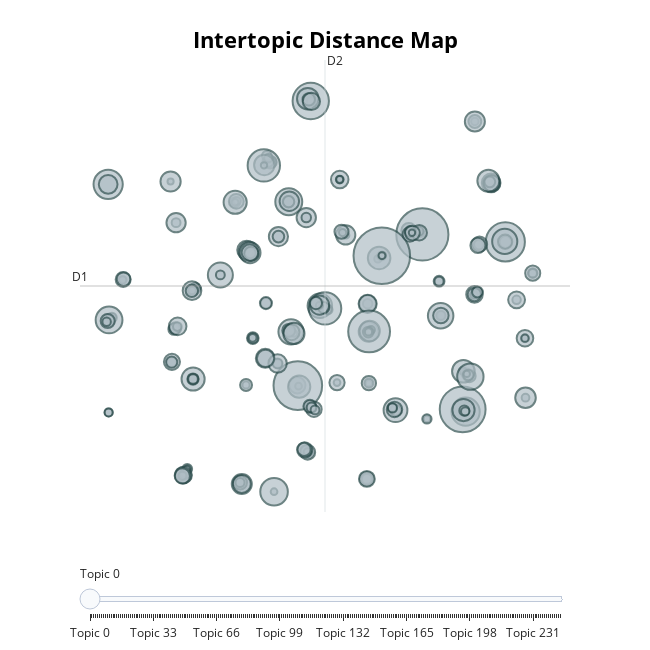

Write notebook code for a chart like this one.
### Code cell
topic_model.visualize_topics().show()

### Figure 1 — Plotly figure (JSON) as saved in the notebook; plotly's stock layout.template omitted (floating-point values rounded to 4 significant figures; data arrays with more than 128 entries replaced by an {"elided": "..."} marker saying what was removed)
{"data": [{"customdata": {"elided": "246x3 mixed values"}, "hovertemplate": "<b>Topic %{customdata[0]}</b><br>%{customdata[1]}<br>Size: %{customdata[2]}", "legendgroup": "", "marker": {"color": "#B0BEC5", "line": {"color": "DarkSlateGrey", "width": 2}, "size": {"elided": "246 int values"}, "sizemode": "area", "sizeref": 0.5344, "symbol": "circle"}, "mode": "markers", "name": "", "orientation": "v", "showlegend": false, "type": "scatter", "x": {"elided": "246 float values"}, "xaxis": "x", "y": {"elided": "246 float values"}, "yaxis": "y"}], "layout": {"annotations": [{"showarrow": false, "text": "D1", "x": -14.22, "y": 6.267, "yshift": 10}, {"showarrow": false, "text": "D2", "x": 2.835, "xshift": 10, "y": 26.34}], "height": 650, "hoverlabel": {"bgcolor": "white", "font": {"family": "Rockwell", "size": 16}}, "legend": {"itemsizing": "constant", "tracegroupgap": 0}, "margin": {"t": 60}, "shapes": [{"line": {"color": "#CFD8DC", "width": 2}, "type": "line", "x0": 2.835, "x1": 2.835, "y0": -13.81, "y1": 26.34}, {"line": {"color": "#9E9E9E", "width": 2}, "type": "line", "x0": -14.22, "x1": 19.89, "y0": 6.267, "y1": 6.267}], "sliders": [{"active": 0, "pad": {"t": 50}, "steps": [{"args": [{"marker.color": {"elided": "1x246 str values"}}], "label": "Topic 0", "method": "update"}, {"args": [{"marker.color": {"elided": "1x246 str values"}}], "label": "Topic 1", "method": "update"}, {"args": [{"marker.color": {"elided": "1x246 str values"}}], "label": "Topic 2", "method": "update"}, {"args": [{"marker.color": {"elided": "1x246 str values"}}], "label": "Topic 3", "method": "update"}, {"args": [{"marker.color": {"elided": "1x246 str values"}}], "label": "Topic 4", "method": "update"}, {"args": [{"marker.color": {"elided": "1x246 str values"}}], "label": "Topic 5", "method": "update"}, {"args": [{"marker.color": {"elided": "1x246 str values"}}], "label": "Topic 6", "method": "update"}, {"args": [{"marker.color": {"elided": "1x246 str values"}}], "label": "Topic 7", "method": "update"}, {"args": [{"marker.color": {"elided": "1x246 str values"}}], "label": "Topic 8", "method": "update"}, {"args": [{"marker.color": {"elided": "1x246 str values"}}], "label": "Topic 9", "method": "update"}, {"args": [{"marker.color": {"elided": "1x246 str values"}}], "label": "Topic 10", "method": "update"}, {"args": [{"marker.color": {"elided": "1x246 str values"}}], "label": "Topic 11", "method": "update"}, {"args": [{"marker.color": {"elided": "1x246 str values"}}], "label": "Topic 12", "method": "update"}, {"args": [{"marker.color": {"elided": "1x246 str values"}}], "label": "Topic 13", "method": "update"}, {"args": [{"marker.color": {"elided": "1x246 str values"}}], "label": "Topic 14", "method": "update"}, {"args": [{"marker.color": {"elided": "1x246 str values"}}], "label": "Topic 15", "method": "update"}, {"args": [{"marker.color": {"elided": "1x246 str values"}}], "label": "Topic 16", "method": "update"}, {"args": [{"marker.color": {"elided": "1x246 str values"}}], "label": "Topic 17", "method": "update"}, {"args": [{"marker.color": {"elided": "1x246 str values"}}], "label": "Topic 18", "method": "update"}, {"args": [{"marker.color": {"elided": "1x246 str values"}}], "label": "Topic 19", "method": "update"}, {"args": [{"marker.color": {"elided": "1x246 str values"}}], "label": "Topic 20", "method": "update"}, {"args": [{"marker.color": {"elided": "1x246 str values"}}], "label": "Topic 21", "method": "update"}, {"args": [{"marker.color": {"elided": "1x246 str values"}}], "label": "Topic 22", "method": "update"}, {"args": [{"marker.color": {"elided": "1x246 str values"}}], "label": "Topic 23", "method": "update"}, {"args": [{"marker.color": {"elided": "1x246 str values"}}], "label": "Topic 24", "method": "update"}, {"args": [{"marker.color": {"elided": "1x246 str values"}}], "label": "Topic 25", "method": "update"}, {"args": [{"marker.color": {"elided": "1x246 str values"}}], "label": "Topic 26", "method": "update"}, {"args": [{"marker.color": {"elided": "1x246 str values"}}], "label": "Topic 27", "method": "update"}, {"args": [{"marker.color": {"elided": "1x246 str values"}}], "label": "Topic 28", "method": "update"}, {"args": [{"marker.color": {"elided": "1x246 str values"}}], "label": "Topic 29", "method": "update"}, {"args": [{"marker.color": {"elided": "1x246 str values"}}], "label": "Topic 30", "method": "update"}, {"args": [{"marker.color": {"elided": "1x246 str values"}}], "label": "Topic 31", "method": "update"}, {"args": [{"marker.color": {"elided": "1x246 str values"}}], "label": "Topic 32", "method": "update"}, {"args": [{"marker.color": {"elided": "1x246 str values"}}], "label": "Topic 33", "method": "update"}, {"args": [{"marker.color": {"elided": "1x246 str values"}}], "label": "Topic 34", "method": "update"}, {"args": [{"marker.color": {"elided": "1x246 str values"}}], "label": "Topic 35", "method": "update"}, {"args": [{"marker.color": {"elided": "1x246 str values"}}], "label": "Topic 36", "method": "update"}, {"args": [{"marker.color": {"elided": "1x246 str values"}}], "label": "Topic 37", "method": "update"}, {"args": [{"marker.color": {"elided": "1x246 str values"}}], "label": "Topic 38", "method": "update"}, {"args": [{"marker.color": {"elided": "1x246 str values"}}], "label": "Topic 39", "method": "update"}, {"args": [{"marker.color": {"elided": "1x246 str values"}}], "label": "Topic 40", "method": "update"}, {"args": [{"marker.color": {"elided": "1x246 str values"}}], "label": "Topic 41", "method": "update"}, {"args": [{"marker.color": {"elided": "1x246 str values"}}], "label": "Topic 42", "method": "update"}, {"args": [{"marker.color": {"elided": "1x246 str values"}}], "label": "Topic 43", "method": "update"}, {"args": [{"marker.color": {"elided": "1x246 str values"}}], "label": "Topic 44", "method": "update"}, {"args": [{"marker.color": {"elided": "1x246 str values"}}], "label": "Topic 45", "method": "update"}, {"args": [{"marker.color": {"elided": "1x246 str values"}}], "label": "Topic 46", "method": "update"}, {"args": [{"marker.color": {"elided": "1x246 str values"}}], "label": "Topic 47", "method": "update"}, {"args": [{"marker.color": {"elided": "1x246 str values"}}], "label": "Topic 48", "method": "update"}, {"args": [{"marker.color": {"elided": "1x246 str values"}}], "label": "Topic 49", "method": "update"}, {"args": [{"marker.color": {"elided": "1x246 str values"}}], "label": "Topic 50", "method": "update"}, {"args": [{"marker.color": {"elided": "1x246 str values"}}], "label": "Topic 51", "method": "update"}, {"args": [{"marker.color": {"elided": "1x246 str values"}}], "label": "Topic 52", "method": "update"}, {"args": [{"marker.color": {"elided": "1x246 str values"}}], "label": "Topic 53", "method": "update"}, {"args": [{"marker.color": {"elided": "1x246 str values"}}], "label": "Topic 54", "method": "update"}, {"args": [{"marker.color": {"elided": "1x246 str values"}}], "label": "Topic 55", "method": "update"}, {"args": [{"marker.color": {"elided": "1x246 str values"}}], "label": "Topic 56", "method": "update"}, {"args": [{"marker.color": {"elided": "1x246 str values"}}], "label": "Topic 57", "method": "update"}, {"args": [{"marker.color": {"elided": "1x246 str values"}}], "label": "Topic 58", "method": "update"}, {"args": [{"marker.color": {"elided": "1x246 str values"}}], "label": "Topic 59", "method": "update"}, {"args": [{"marker.color": {"elided": "1x246 str values"}}], "label": "Topic 60", "method": "update"}, {"args": [{"marker.color": {"elided": "1x246 str values"}}], "label": "Topic 61", "method": "update"}, {"args": [{"marker.color": {"elided": "1x246 str values"}}], "label": "Topic 62", "method": "update"}, {"args": [{"marker.color": {"elided": "1x246 str values"}}], "label": "Topic 63", "method": "update"}, {"args": [{"marker.color": {"elided": "1x246 str values"}}], "label": "Topic 64", "method": "update"}, {"args": [{"marker.color": {"elided": "1x246 str values"}}], "label": "Topic 65", "method": "update"}, {"args": [{"marker.color": {"elided": "1x246 str values"}}], "label": "Topic 66", "method": "update"}, {"args": [{"marker.color": {"elided": "1x246 str values"}}], "label": "Topic 67", "method": "update"}, {"args": [{"marker.color": {"elided": "1x246 str values"}}], "label": "Topic 68", "method": "update"}, {"args": [{"marker.color": {"elided": "1x246 str values"}}], "label": "Topic 69", "method": "update"}, {"args": [{"marker.color": {"elided": "1x246 str values"}}], "label": "Topic 70", "method": "update"}, {"args": [{"marker.color": {"elided": "1x246 str values"}}], "label": "Topic 71", "method": "update"}, {"args": [{"marker.color": {"elided": "1x246 str values"}}], "label": "Topic 72", "method": "update"}, {"args": [{"marker.color": {"elided": "1x246 str values"}}], "label": "Topic 73", "method": "update"}, {"args": [{"marker.color": {"elided": "1x246 str values"}}], "label": "Topic 74", "method": "update"}, {"args": [{"marker.color": {"elided": "1x246 str values"}}], "label": "Topic 75", "method": "update"}, {"args": [{"marker.color": {"elided": "1x246 str values"}}], "label": "Topic 76", "method": "update"}, {"args": [{"marker.color": {"elided": "1x246 str values"}}], "label": "Topic 77", "method": "update"}, {"args": [{"marker.color": {"elided": "1x246 str values"}}], "label": "Topic 78", "method": "update"}, {"args": [{"marker.color": {"elided": "1x246 str values"}}], "label": "Topic 79", "method": "update"}, {"args": [{"marker.color": {"elided": "1x246 str values"}}], "label": "Topic 80", "method": "update"}, {"args": [{"marker.color": {"elided": "1x246 str values"}}], "label": "Topic 81", "method": "update"}, {"args": [{"marker.color": {"elided": "1x246 str values"}}], "label": "Topic 82", "method": "update"}, {"args": [{"marker.color": {"elided": "1x246 str values"}}], "label": "Topic 83", "method": "update"}, {"args": [{"marker.color": {"elided": "1x246 str values"}}], "label": "Topic 84", "method": "update"}, {"args": [{"marker.color": {"elided": "1x246 str values"}}], "label": "Topic 85", "method": "update"}, {"args": [{"marker.color": {"elided": "1x246 str values"}}], "label": "Topic 86", "method": "update"}, {"args": [{"marker.color": {"elided": "1x246 str values"}}], "label": "Topic 87", "method": "update"}, {"args": [{"marker.color": {"elided": "1x246 str values"}}], "label": "Topic 88", "method": "update"}, {"args": [{"marker.color": {"elided": "1x246 str values"}}], "label": "Topic 89", "method": "update"}, {"args": [{"marker.color": {"elided": "1x246 str values"}}], "label": "Topic 90", "method": "update"}, {"args": [{"marker.color": {"elided": "1x246 str values"}}], "label": "Topic 91", "method": "update"}, {"args": [{"marker.color": {"elided": "1x246 str values"}}], "label": "Topic 92", "method": "update"}, {"args": [{"marker.color": {"elided": "1x246 str values"}}], "label": "Topic 93", "method": "update"}, {"args": [{"marker.color": {"elided": "1x246 str values"}}], "label": "Topic 94", "method": "update"}, {"args": [{"marker.color": {"elided": "1x246 str values"}}], "label": "Topic 95", "method": "update"}, {"args": [{"marker.color": {"elided": "1x246 str values"}}], "label": "Topic 96", "method": "update"}, {"args": [{"marker.color": {"elided": "1x246 str values"}}], "label": "Topic 97", "method": "update"}, {"args": [{"marker.color": {"elided": "1x246 str values"}}], "label": "Topic 98", "method": "update"}, {"args": [{"marker.color": {"elided": "1x246 str values"}}], "label": "Topic 99", "method": "update"}, {"args": [{"marker.color": {"elided": "1x246 str values"}}], "label": "Topic 100", "method": "update"}, {"args": [{"marker.color": {"elided": "1x246 str values"}}], "label": "Topic 101", "method": "update"}, {"args": [{"marker.color": {"elided": "1x246 str values"}}], "label": "Topic 102", "method": "update"}, {"args": [{"marker.color": {"elided": "1x246 str values"}}], "label": "Topic 103", "method": "update"}, {"args": [{"marker.color": {"elided": "1x246 str values"}}], "label": "Topic 104", "method": "update"}, {"args": [{"marker.color": {"elided": "1x246 str values"}}], "label": "Topic 105", "method": "update"}, {"args": [{"marker.color": {"elided": "1x246 str values"}}], "label": "Topic 106", "method": "update"}, {"args": [{"marker.color": {"elided": "1x246 str values"}}], "label": "Topic 107", "method": "update"}, {"args": [{"marker.color": {"elided": "1x246 str values"}}], "label": "Topic 108", "method": "update"}, {"args": [{"marker.color": {"elided": "1x246 str values"}}], "label": "Topic 109", "method": "update"}, {"args": [{"marker.color": {"elided": "1x246 str values"}}], "label": "Topic 110", "method": "update"}, {"args": [{"marker.color": {"elided": "1x246 str values"}}], "label": "Topic 111", "method": "update"}, {"args": [{"marker.color": {"elided": "1x246 str values"}}], "label": "Topic 112", "method": "update"}, {"args": [{"marker.color": {"elided": "1x246 str values"}}], "label": "Topic 113", "method": "update"}, {"args": [{"marker.color": {"elided": "1x246 str values"}}], "label": "Topic 114", "method": "update"}, {"args": [{"marker.color": {"elided": "1x246 str values"}}], "label": "Topic 115", "method": "update"}, {"args": [{"marker.color": {"elided": "1x246 str values"}}], "label": "Topic 116", "method": "update"}, {"args": [{"marker.color": {"elided": "1x246 str values"}}], "label": "Topic 117", "method": "update"}, {"args": [{"marker.color": {"elided": "1x246 str values"}}], "label": "Topic 118", "method": "update"}, {"args": [{"marker.color": {"elided": "1x246 str values"}}], "label": "Topic 119", "method": "update"}, {"args": [{"marker.color": {"elided": "1x246 str values"}}], "label": "Topic 120", "method": "update"}, {"args": [{"marker.color": {"elided": "1x246 str values"}}], "label": "Topic 121", "method": "update"}, {"args": [{"marker.color": {"elided": "1x246 str values"}}], "label": "Topic 122", "method": "update"}, {"args": [{"marker.color": {"elided": "1x246 str values"}}], "label": "Topic 123", "method": "update"}, {"args": [{"marker.color": {"elided": "1x246 str values"}}], "label": "Topic 124", "method": "update"}, {"args": [{"marker.color": {"elided": "1x246 str values"}}], "label": "Topic 125", "method": "update"}, {"args": [{"marker.color": {"elided": "1x246 str values"}}], "label": "Topic 126", "method": "update"}, {"args": [{"marker.color": {"elided": "1x246 str values"}}], "label": "Topic 127", "method": "update"}, {"args": [{"marker.color": {"elided": "1x246 str values"}}], "label": "Topic 128", "method": "update"}, {"args": [{"marker.color": {"elided": "1x246 str values"}}], "label": "Topic 129", "method": "update"}, {"args": [{"marker.color": {"elided": "1x246 str values"}}], "label": "Topic 130", "method": "update"}, {"args": [{"marker.color": {"elided": "1x246 str values"}}], "label": "Topic 131", "method": "update"}, {"args": [{"marker.color": {"elided": "1x246 str values"}}], "label": "Topic 132", "method": "update"}, {"args": [{"marker.color": {"elided": "1x246 str values"}}], "label": "Topic 133", "method": "update"}, {"args": [{"marker.color": {"elided": "1x246 str values"}}], "label": "Topic 134", "method": "update"}, {"args": [{"marker.color": {"elided": "1x246 str values"}}], "label": "Topic 135", "method": "update"}, {"args": [{"marker.color": {"elided": "1x246 str values"}}], "label": "Topic 136", "method": "update"}, {"args": [{"marker.color": {"elided": "1x246 str values"}}], "label": "Topic 137", "method": "update"}, {"args": [{"marker.color": {"elided": "1x246 str values"}}], "label": "Topic 138", "method": "update"}, {"args": [{"marker.color": {"elided": "1x246 str values"}}], "label": "Topic 139", "method": "update"}, {"args": [{"marker.color": {"elided": "1x246 str values"}}], "label": "Topic 140", "method": "update"}, {"args": [{"marker.color": {"elided": "1x246 str values"}}], "label": "Topic 141", "method": "update"}, {"args": [{"marker.color": {"elided": "1x246 str values"}}], "label": "Topic 142", "method": "update"}, {"args": [{"marker.color": {"elided": "1x246 str values"}}], "label": "Topic 143", "method": "update"}, {"args": [{"marker.color": {"elided": "1x246 str values"}}], "label": "Topic 144", "method": "update"}, {"args": [{"marker.color": {"elided": "1x246 str values"}}], "label": "Topic 145", "method": "update"}, {"args": [{"marker.color": {"elided": "1x246 str values"}}], "label": "Topic 146", "method": "update"}, {"args": [{"marker.color": {"elided": "1x246 str values"}}], "label": "Topic 147", "method": "update"}, {"args": [{"marker.color": {"elided": "1x246 str values"}}], "label": "Topic 148", "method": "update"}, {"args": [{"marker.color": {"elided": "1x246 str values"}}], "label": "Topic 149", "method": "update"}, {"args": [{"marker.color": {"elided": "1x246 str values"}}], "label": "Topic 150", "method": "update"}, {"args": [{"marker.color": {"elided": "1x246 str values"}}], "label": "Topic 151", "method": "update"}, {"args": [{"marker.color": {"elided": "1x246 str values"}}], "label": "Topic 152", "method": "update"}, {"args": [{"marker.color": {"elided": "1x246 str values"}}], "label": "Topic 153", "method": "update"}, {"args": [{"marker.color": {"elided": "1x246 str values"}}], "label": "Topic 154", "method": "update"}, {"args": [{"marker.color": {"elided": "1x246 str values"}}], "label": "Topic 155", "method": "update"}, {"args": [{"marker.color": {"elided": "1x246 str values"}}], "label": "Topic 156", "method": "update"}, {"args": [{"marker.color": {"elided": "1x246 str values"}}], "label": "Topic 157", "method": "update"}, {"args": [{"marker.color": {"elided": "1x246 str values"}}], "label": "Topic 158", "method": "update"}, {"args": [{"marker.color": {"elided": "1x246 str values"}}], "label": "Topic 159", "method": "update"}, {"args": [{"marker.color": {"elided": "1x246 str values"}}], "label": "Topic 160", "method": "update"}, {"args": [{"marker.color": {"elided": "1x246 str values"}}], "label": "Topic 161", "method": "update"}, {"args": [{"marker.color": {"elided": "1x246 str values"}}], "label": "Topic 162", "method": "update"}, {"args": [{"marker.color": {"elided": "1x246 str values"}}], "label": "Topic 163", "method": "update"}, {"args": [{"marker.color": {"elided": "1x246 str values"}}], "label": "Topic 164", "method": "update"}, {"args": [{"marker.color": {"elided": "1x246 str values"}}], "label": "Topic 165", "method": "update"}, {"args": [{"marker.color": {"elided": "1x246 str values"}}], "label": "Topic 166", "method": "update"}, {"args": [{"marker.color": {"elided": "1x246 str values"}}], "label": "Topic 167", "method": "update"}, {"args": [{"marker.color": {"elided": "1x246 str values"}}], "label": "Topic 168", "method": "update"}, {"args": [{"marker.color": {"elided": "1x246 str values"}}], "label": "Topic 169", "method": "update"}, {"args": [{"marker.color": {"elided": "1x246 str values"}}], "label": "Topic 170", "method": "update"}, {"args": [{"marker.color": {"elided": "1x246 str values"}}], "label": "Topic 171", "method": "update"}, {"args": [{"marker.color": {"elided": "1x246 str values"}}], "label": "Topic 172", "method": "update"}, {"args": [{"marker.color": {"elided": "1x246 str values"}}], "label": "Topic 173", "method": "update"}, {"args": [{"marker.color": {"elided": "1x246 str values"}}], "label": "Topic 174", "method": "update"}, {"args": [{"marker.color": {"elided": "1x246 str values"}}], "label": "Topic 175", "method": "update"}, {"args": [{"marker.color": {"elided": "1x246 str values"}}], "label": "Topic 176", "method": "update"}, {"args": [{"marker.color": {"elided": "1x246 str values"}}], "label": "Topic 177", "method": "update"}, {"args": [{"marker.color": {"elided": "1x246 str values"}}], "label": "Topic 178", "method": "update"}, {"args": [{"marker.color": {"elided": "1x246 str values"}}], "label": "Topic 179", "method": "update"}, {"args": [{"marker.color": {"elided": "1x246 str values"}}], "label": "Topic 180", "method": "update"}, {"args": [{"marker.color": {"elided": "1x246 str values"}}], "label": "Topic 181", "method": "update"}, {"args": [{"marker.color": {"elided": "1x246 str values"}}], "label": "Topic 182", "method": "update"}, {"args": [{"marker.color": {"elided": "1x246 str values"}}], "label": "Topic 183", "method": "update"}, {"args": [{"marker.color": {"elided": "1x246 str values"}}], "label": "Topic 184", "method": "update"}, {"args": [{"marker.color": {"elided": "1x246 str values"}}], "label": "Topic 185", "method": "update"}, {"args": [{"marker.color": {"elided": "1x246 str values"}}], "label": "Topic 186", "method": "update"}, {"args": [{"marker.color": {"elided": "1x246 str values"}}], "label": "Topic 187", "method": "update"}, {"args": [{"marker.color": {"elided": "1x246 str values"}}], "label": "Topic 188", "method": "update"}, {"args": [{"marker.color": {"elided": "1x246 str values"}}], "label": "Topic 189", "method": "update"}, {"args": [{"marker.color": {"elided": "1x246 str values"}}], "label": "Topic 190", "method": "update"}, {"args": [{"marker.color": {"elided": "1x246 str values"}}], "label": "Topic 191", "method": "update"}, {"args": [{"marker.color": {"elided": "1x246 str values"}}], "label": "Topic 192", "method": "update"}, {"args": [{"marker.color": {"elided": "1x246 str values"}}], "label": "Topic 193", "method": "update"}, {"args": [{"marker.color": {"elided": "1x246 str values"}}], "label": "Topic 194", "method": "update"}, {"args": [{"marker.color": {"elided": "1x246 str values"}}], "label": "Topic 195", "method": "update"}, {"args": [{"marker.color": {"elided": "1x246 str values"}}], "label": "Topic 196", "method": "update"}, {"args": [{"marker.color": {"elided": "1x246 str values"}}], "label": "Topic 197", "method": "update"}, {"args": [{"marker.color": {"elided": "1x246 str values"}}], "label": "Topic 198", "method": "update"}, {"args": [{"marker.color": {"elided": "1x246 str values"}}], "label": "Topic 199", "method": "update"}, {"args": [{"marker.color": {"elided": "1x246 str values"}}], "label": "Topic 200", "method": "update"}, {"args": [{"marker.color": {"elided": "1x246 str values"}}], "label": "Topic 201", "method": "update"}, {"args": [{"marker.color": {"elided": "1x246 str values"}}], "label": "Topic 202", "method": "update"}, {"args": [{"marker.color": {"elided": "1x246 str values"}}], "label": "Topic 203", "method": "update"}, {"args": [{"marker.color": {"elided": "1x246 str values"}}], "label": "Topic 204", "method": "update"}, {"args": [{"marker.color": {"elided": "1x246 str values"}}], "label": "Topic 205", "method": "update"}, {"args": [{"marker.color": {"elided": "1x246 str values"}}], "label": "Topic 206", "method": "update"}, {"args": [{"marker.color": {"elided": "1x246 str values"}}], "label": "Topic 207", "method": "update"}, {"args": [{"marker.color": {"elided": "1x246 str values"}}], "label": "Topic 208", "method": "update"}, {"args": [{"marker.color": {"elided": "1x246 str values"}}], "label": "Topic 209", "method": "update"}, {"args": [{"marker.color": {"elided": "1x246 str values"}}], "label": "Topic 210", "method": "update"}, {"args": [{"marker.color": {"elided": "1x246 str values"}}], "label": "Topic 211", "method": "update"}, {"args": [{"marker.color": {"elided": "1x246 str values"}}], "label": "Topic 212", "method": "update"}, {"args": [{"marker.color": {"elided": "1x246 str values"}}], "label": "Topic 213", "method": "update"}, {"args": [{"marker.color": {"elided": "1x246 str values"}}], "label": "Topic 214", "method": "update"}, {"args": [{"marker.color": {"elided": "1x246 str values"}}], "label": "Topic 215", "method": "update"}, {"args": [{"marker.color": {"elided": "1x246 str values"}}], "label": "Topic 216", "method": "update"}, {"args": [{"marker.color": {"elided": "1x246 str values"}}], "label": "Topic 217", "method": "update"}, {"args": [{"marker.color": {"elided": "1x246 str values"}}], "label": "Topic 218", "method": "update"}, {"args": [{"marker.color": {"elided": "1x246 str values"}}], "label": "Topic 219", "method": "update"}, {"args": [{"marker.color": {"elided": "1x246 str values"}}], "label": "Topic 220", "method": "update"}, {"args": [{"marker.color": {"elided": "1x246 str values"}}], "label": "Topic 221", "method": "update"}, {"args": [{"marker.color": {"elided": "1x246 str values"}}], "label": "Topic 222", "method": "update"}, {"args": [{"marker.color": {"elided": "1x246 str values"}}], "label": "Topic 223", "method": "update"}, {"args": [{"marker.color": {"elided": "1x246 str values"}}], "label": "Topic 224", "method": "update"}, {"args": [{"marker.color": {"elided": "1x246 str values"}}], "label": "Topic 225", "method": "update"}, {"args": [{"marker.color": {"elided": "1x246 str values"}}], "label": "Topic 226", "method": "update"}, {"args": [{"marker.color": {"elided": "1x246 str values"}}], "label": "Topic 227", "method": "update"}, {"args": [{"marker.color": {"elided": "1x246 str values"}}], "label": "Topic 228", "method": "update"}, {"args": [{"marker.color": {"elided": "1x246 str values"}}], "label": "Topic 229", "method": "update"}, {"args": [{"marker.color": {"elided": "1x246 str values"}}], "label": "Topic 230", "method": "update"}, {"args": [{"marker.color": {"elided": "1x246 str values"}}], "label": "Topic 231", "method": "update"}, {"args": [{"marker.color": {"elided": "1x246 str values"}}], "label": "Topic 232", "method": "update"}, {"args": [{"marker.color": {"elided": "1x246 str values"}}], "label": "Topic 233", "method": "update"}, {"args": [{"marker.color": {"elided": "1x246 str values"}}], "label": "Topic 234", "method": "update"}, {"args": [{"marker.color": {"elided": "1x246 str values"}}], "label": "Topic 235", "method": "update"}, {"args": [{"marker.color": {"elided": "1x246 str values"}}], "label": "Topic 236", "method": "update"}, {"args": [{"marker.color": {"elided": "1x246 str values"}}], "label": "Topic 237", "method": "update"}, {"args": [{"marker.color": {"elided": "1x246 str values"}}], "label": "Topic 238", "method": "update"}, {"args": [{"marker.color": {"elided": "1x246 str values"}}], "label": "Topic 239", "method": "update"}, {"args": [{"marker.color": {"elided": "1x246 str values"}}], "label": "Topic 240", "method": "update"}, {"args": [{"marker.color": {"elided": "1x246 str values"}}], "label": "Topic 241", "method": "update"}, {"args": [{"marker.color": {"elided": "1x246 str values"}}], "label": "Topic 242", "method": "update"}, {"args": [{"marker.color": {"elided": "1x246 str values"}}], "label": "Topic 243", "method": "update"}, {"args": [{"marker.color": {"elided": "1x246 str values"}}], "label": "Topic 244", "method": "update"}, {"args": [{"marker.color": {"elided": "1x246 str values"}}], "label": "Topic 245", "method": "update"}]}], "title": {"font": {"color": "Black", "size": 22}, "text": "<b>Intertopic Distance Map</b>", "x": 0.5, "xanchor": "center", "y": 0.95, "yanchor": "top"}, "width": 650, "xaxis": {"anchor": "y", "domain": [0, 1], "range": [-14.22, 19.89], "title": {"text": ""}, "visible": false}, "yaxis": {"anchor": "x", "domain": [0, 1], "range": [-13.81, 26.34], "title": {"text": ""}, "visible": false}}}
